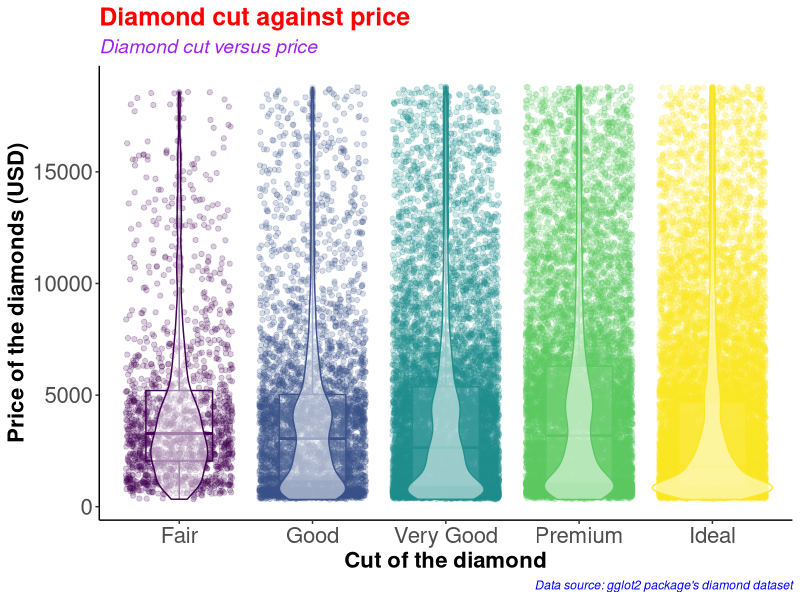
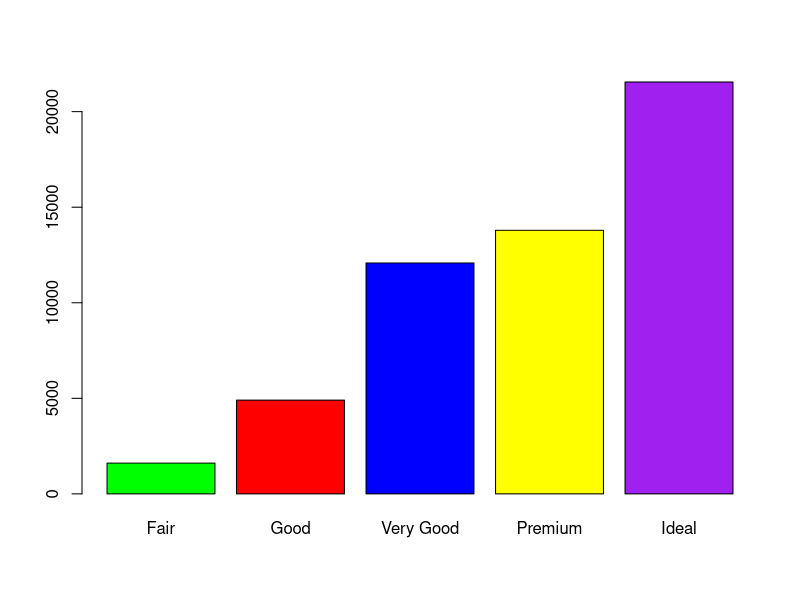
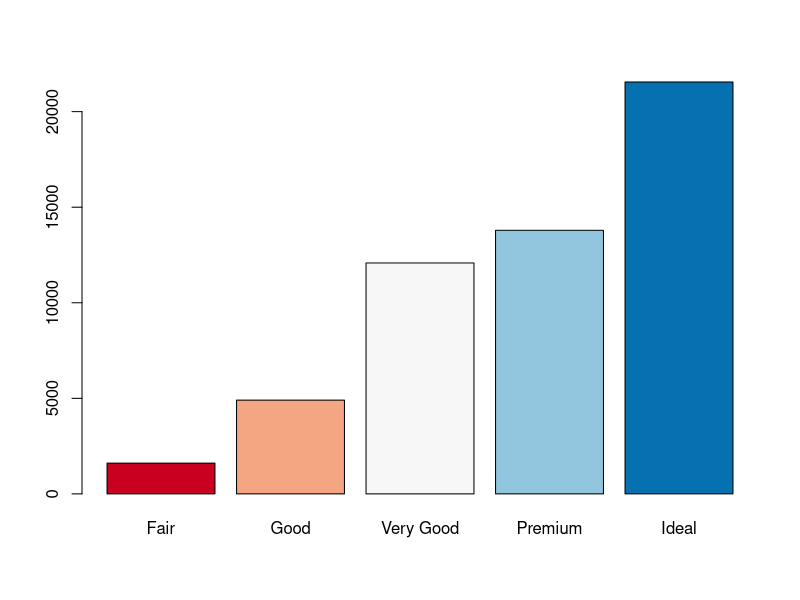
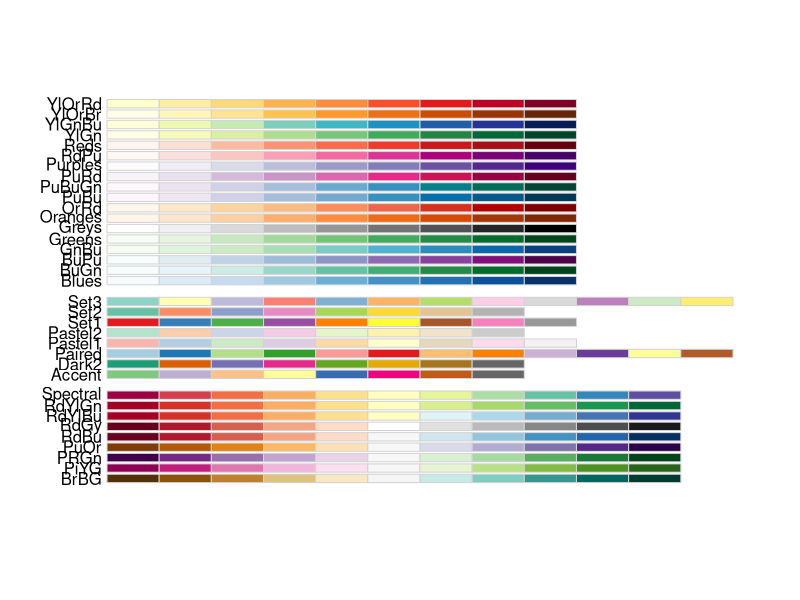
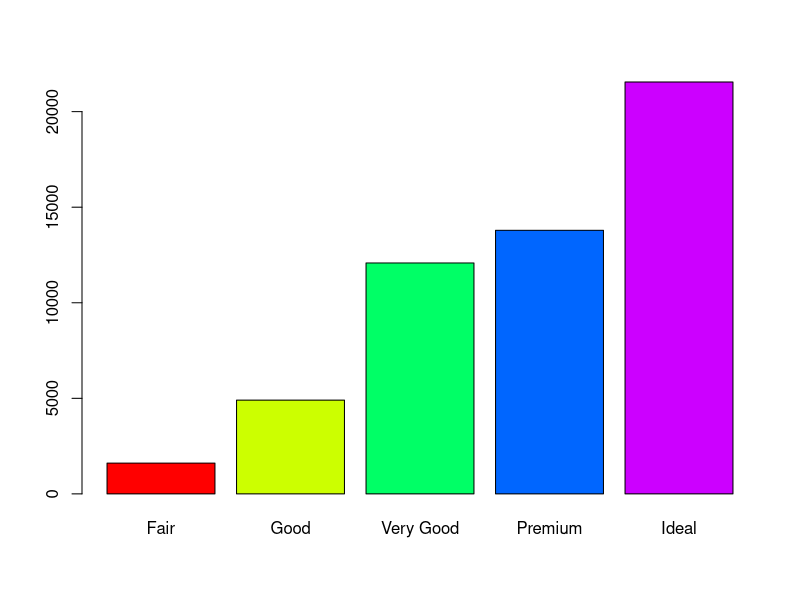
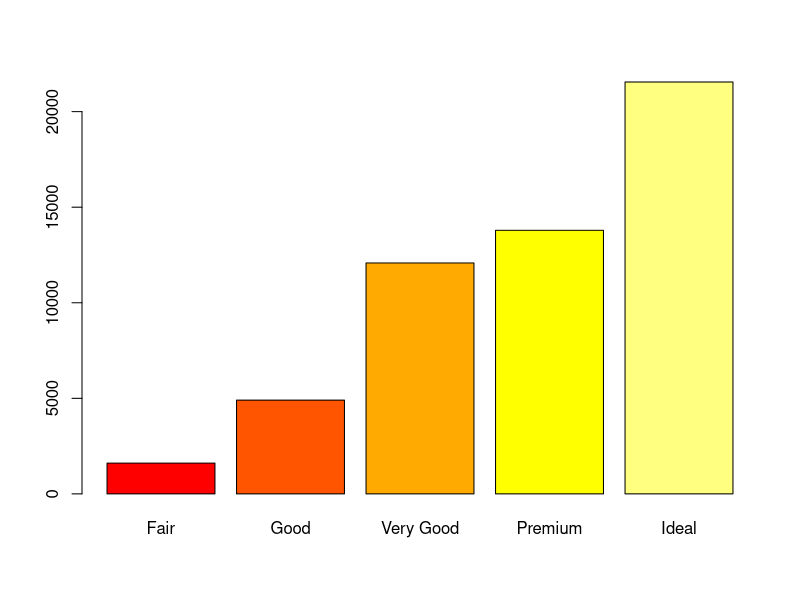
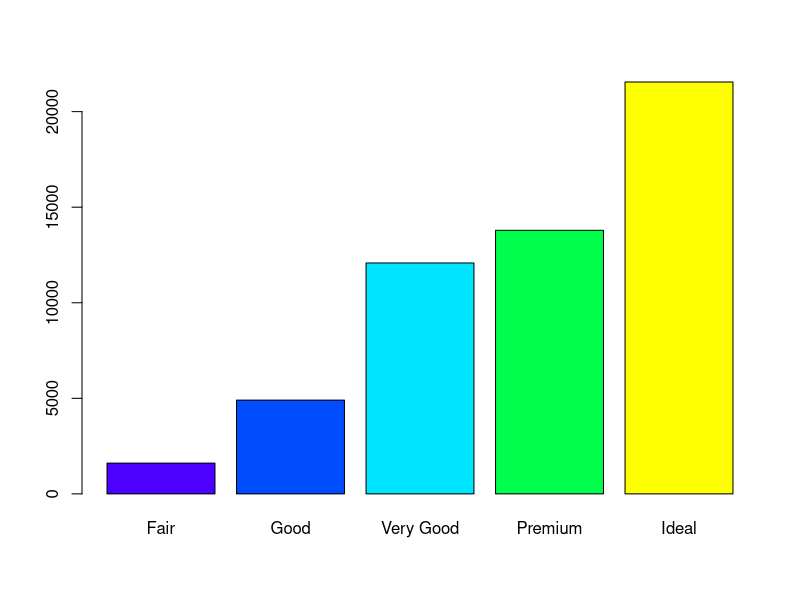
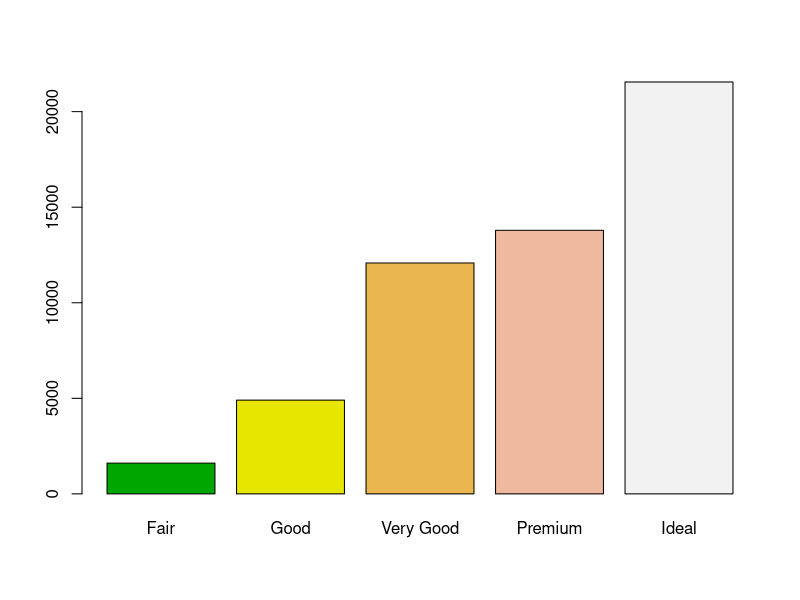

Reproduce these figures in R, in order.
#########################################
# Name: Wyclife Agumba Oluoch           #   
# E-mail: wyclifeoluoch@gmail.com       #
# GitHub: https://github.com/Wycology   #
# Task: Boxplot and violin plots in one #
# Date: 4th Jan 2021                    #
# Last edited: 10th Feb 2021            #
#########################################

# Loading the necessary libraries
library(tidyverse)
library(RColorBrewer)

diamonds_df <- diamonds # Cloning the diamonds data to a new object

diamonds_df %>% # Picking the data
  ggplot(aes(x = cut, y = price, color = cut)) + # Adding the mapping variables
  geom_point(position = "jitter", alpha = 0.2) + # Adding jitter and alpha
  geom_boxplot(alpha = 0.1, width = 0.5) + # Modifying dimensions of the boxplot 
  geom_violin(alpha = 0.5) +
  theme_classic() +
  theme(legend.position = "none") +
  labs(x = "Cut of the diamond",
       y = "Price of the diamonds (USD)",
       title = "Diamond cut against price",
       subtitle = "Diamond cut versus price",
       caption = "Data source: gglot2 package's diamond dataset") +
  theme(axis.text=element_text(size=16),
        axis.title=element_text(size=16,face="bold")) +
  theme(plot.title = element_text(color = 'red', size = 18, face = 'bold'),
        plot.subtitle = element_text(color = 'purple', size = 14, face = 'italic'),
        plot.caption = element_text(color = 'blue', face = 'italic'))

diamonds %>% 
  filter(cut == 'Very Good') %>% 
  nrow()

diamonds %>% 
  select(cut) %>% 
  table() %>% 
  barplot(col = c('green', 'red', 'blue', 'yellow', 'purple'))

# Instead of specifying the colors, we can simply use the color brewer panel 

diamonds %>% 
  select(cut) %>% 
  table() %>% 
  barplot(col = brewer.pal(n = 5, name = "RdBu"))
# To display more brewer colors options to use, run the following function:

display.brewer.all()

# Can also use rainbow colors

diamonds %>% 
  select(cut) %>% 
  table() %>% 
  barplot(col = rainbow(5))

# Can also use heat.colors
diamonds %>% 
  select(cut) %>% 
  table() %>% 
  barplot(col = heat.colors(5))

# Can also use topographic colors

diamonds %>% 
  select(cut) %>% 
  table() %>% 
  barplot(col = topo.colors(5))

# Can also use terrain colors
diamonds %>% 
  select(cut) %>% 
  table() %>% 
  barplot(col = terrain.colors(5))

# Can also use cm.colors
diamonds %>% 
  select(cut) %>% 
  table() %>% 
  barplot(col = cm.colors(5))

?getData
# That is awesome. Good for the day.
